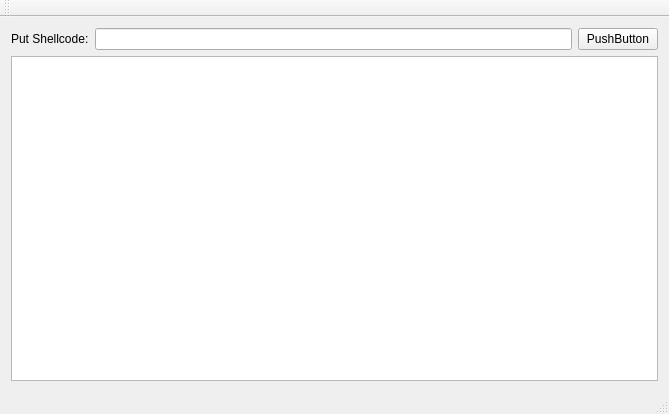
<?xml version="1.0" encoding="UTF-8"?>
<ui version="4.0">
 <class>MainView</class>
 <widget class="QMainWindow" name="MainView">
  <property name="geometry">
   <rect>
    <x>0</x>
    <y>0</y>
    <width>669</width>
    <height>414</height>
   </rect>
  </property>
  <property name="windowTitle">
   <string>MainView</string>
  </property>
  <widget class="QWidget" name="centralWidget">
   <layout class="QVBoxLayout" name="verticalLayout">
    <item>
     <layout class="QHBoxLayout" name="horizontalLayout">
      <item>
       <widget class="QLabel" name="label">
        <property name="text">
         <string>Put Shellcode:</string>
        </property>
       </widget>
      </item>
      <item>
       <widget class="QLineEdit" name="lineEdit"/>
      </item>
      <item>
       <widget class="QPushButton" name="pushButton">
        <property name="text">
         <string>PushButton</string>
        </property>
       </widget>
      </item>
     </layout>
    </item>
    <item>
     <widget class="QListView" name="listView"/>
    </item>
   </layout>
  </widget>
  <widget class="QMenuBar" name="menuBar">
   <property name="geometry">
    <rect>
     <x>0</x>
     <y>0</y>
     <width>669</width>
     <height>22</height>
    </rect>
   </property>
  </widget>
  <widget class="QToolBar" name="mainToolBar">
   <attribute name="toolBarArea">
    <enum>TopToolBarArea</enum>
   </attribute>
   <attribute name="toolBarBreak">
    <bool>false</bool>
   </attribute>
  </widget>
  <widget class="QStatusBar" name="statusBar"/>
 </widget>
 <layoutdefault spacing="6" margin="11"/>
 <resources/>
 <connections/>
</ui>
